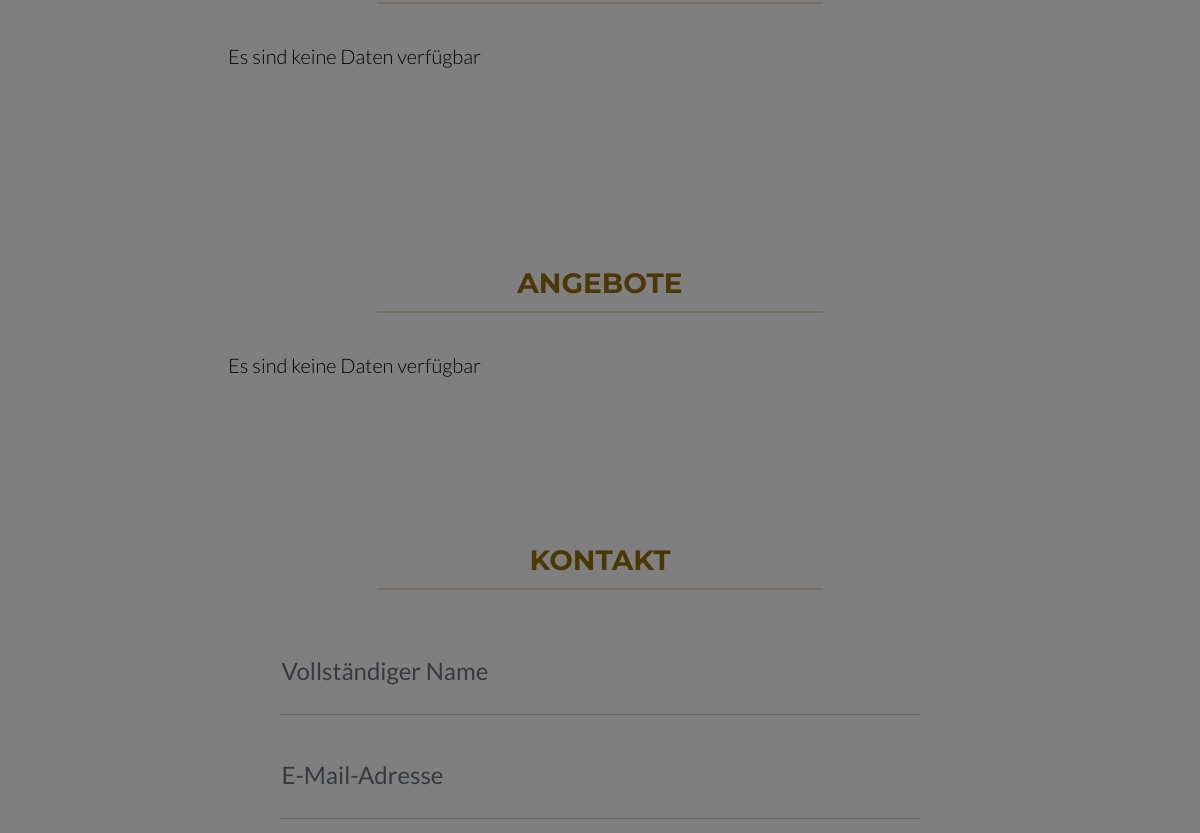
/ (middle part), run on an earlier commit of the app's database.
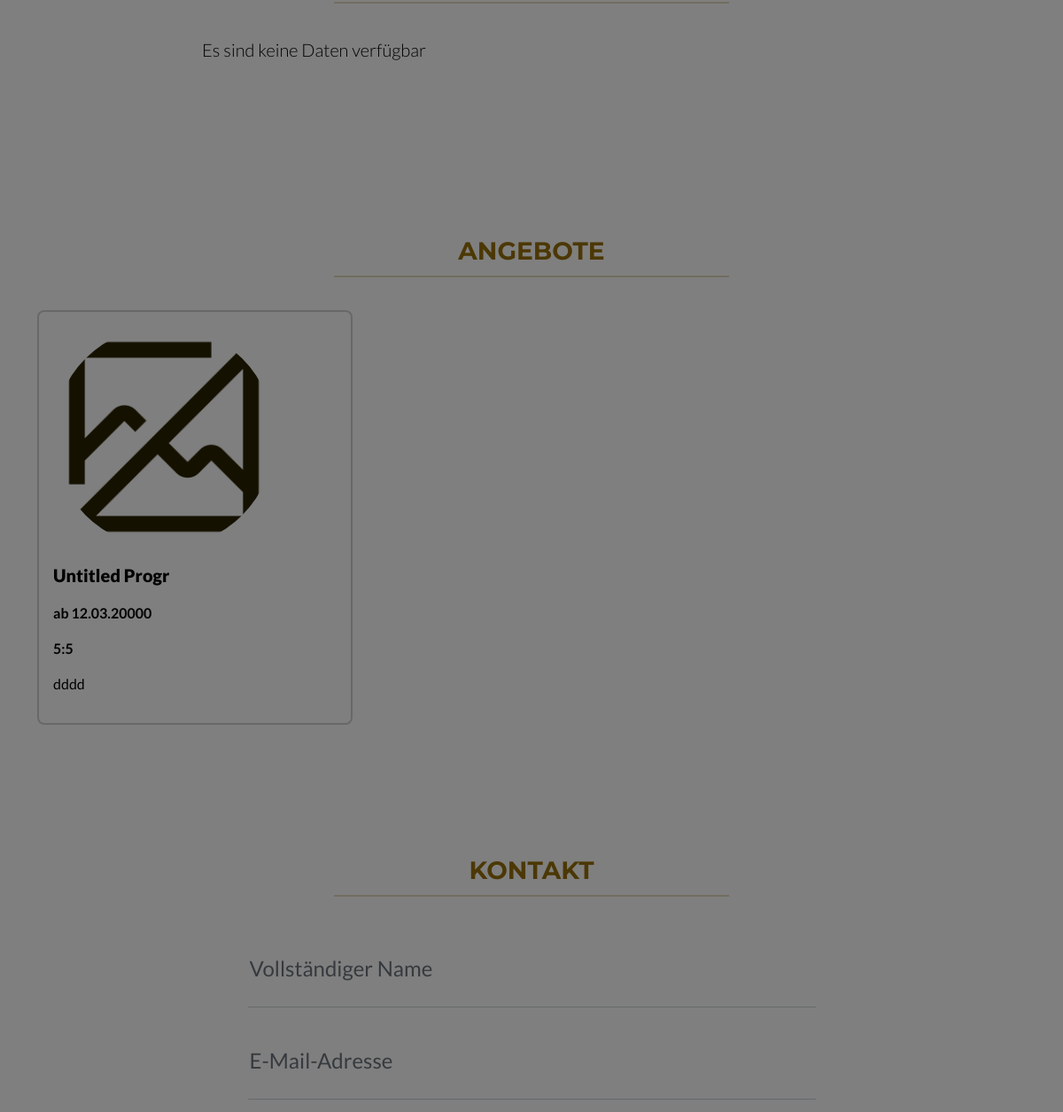
And on a later commit of the database.
### app/models.py (models this page shows, shortened)
class Program(models.Model):
    img = models.ImageField(upload_to="programs/", blank=True, null=True)
    title = models.CharField(max_length=80, default="Untitled Program", blank=False)
    when_starts = models.CharField(max_length=80, blank=True)
    when_at = models.CharField(max_length=80, default='time_zone', blank=False)
    description = models.TextField(max_length=2000, blank=True)
    class Meta:
        verbose_name = "Program German"

### app/views.py (the view, shortened to what this page needs)
# urls.py: path("", views.home, name="Homepage"),
@csrf_exempt
def home(request):
    aktuelles = Aktuelle.objects.all()
    programs = Program.objects.all()
    cookie_consent = request.COOKIES.get('cookieConsent', None)
    context = {
        "aktuelles":aktuelles,
        "programs":programs,
        "cookie_consent":cookie_consent,
    }
    return render(request, 'base.html', context)

### templates/base.html (shortened to what the changed rows need)
<!DOCTYPE html>
{% load static %}
<html lang="de">
    <head>
        <link rel="stylesheet" type='text/css' href= "{% static 'css/style.css' %}" />
    </head>
    <body id="page-top">
        <br><br>
         <section class="page-section text-white mb-0" id="events">
            <div class="container">
                <h2 class="page-section-heading text-center text-uppercase text-white">Angebote</h2>
                <div class="program-scroll-container">
                    {% for program in programs %}
                    <div class="program-card text-white">
                            <div class="card h-100 text-white">
                                <div class="card-body">
                                    {% if program.img%}
                                    <img src="{{program.img.url}}" alt="Event Image" class="img-fluid mb-3 rounded-circle" style="width: 250px; height: 250px; object-fit: cover;">
                                    {% else %}
                                    <img src="/static/assets/noimage.png" alt="Event Image" class="img-fluid mb-3 rounded-circle" style="width: 250px; height: 250px; object-fit: cover;">
                                    {% endif %}
                                    <p class="lead" style="font-weight: 900;"><strong>{{ program.title }}</strong></p>
                                    <p style="font-weight: 600;">ab {{program.when_starts}}</p>
                                    <p style="font-weight: 600;">{{program.when_at}}</p>
                                    <p>{{program.description}}</p>
                                </div>
                            </div>
                        </div>
                    {% empty%}
                    <div class="col-lg-10 col-md-12 col-sm-12 col-12 ms-auto"><p class="lead">Es sind keine Daten verfügbar</p></div>
                    {% endfor %}
                </div>
            </div>
        </section>
        <section class="page-section" id="contact">
            <div class="container">
                <h2 class="page-section-heading text-center text-uppercase text-white">Kontakt</h2>
            </div>
        </section>
    </body>
</html>

What changed in the data, as far as the page shows it:
added Program: title "Untitled Progr", when_starts "12.03.20000", when_at "5:5", description "dddd"
Also different on the page:
text no longer shown: "Es sind keine Daten verfügbar"
